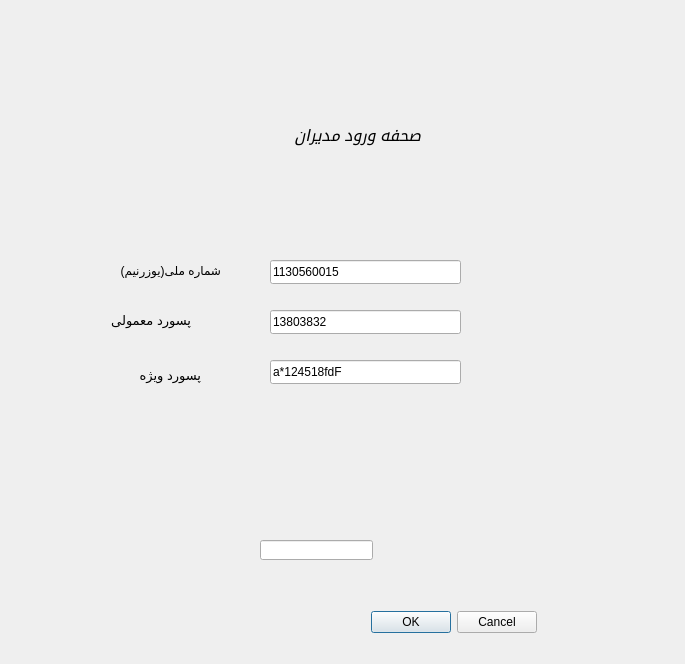
<?xml version="1.0" encoding="UTF-8"?>
<ui version="4.0">
 <class>login_by_manager</class>
 <widget class="QDialog" name="login_by_manager">
  <property name="geometry">
   <rect>
    <x>0</x>
    <y>0</y>
    <width>685</width>
    <height>664</height>
   </rect>
  </property>
  <property name="windowTitle">
   <string>Dialog</string>
  </property>
  <widget class="QLabel" name="label_2">
   <property name="geometry">
    <rect>
     <x>60</x>
     <y>310</y>
     <width>131</width>
     <height>21</height>
    </rect>
   </property>
   <property name="font">
    <font>
     <pointsize>10</pointsize>
    </font>
   </property>
   <property name="text">
    <string>پسورد معمولی</string>
   </property>
  </widget>
  <widget class="QLineEdit" name="id">
   <property name="geometry">
    <rect>
     <x>270</x>
     <y>260</y>
     <width>191</width>
     <height>24</height>
    </rect>
   </property>
   <property name="text">
    <string>1130560015</string>
   </property>
  </widget>
  <widget class="QLineEdit" name="usual">
   <property name="geometry">
    <rect>
     <x>270</x>
     <y>310</y>
     <width>191</width>
     <height>24</height>
    </rect>
   </property>
   <property name="text">
    <string>13803832</string>
   </property>
  </widget>
  <widget class="QLabel" name="label">
   <property name="geometry">
    <rect>
     <x>60</x>
     <y>260</y>
     <width>161</width>
     <height>21</height>
    </rect>
   </property>
   <property name="font">
    <font>
     <pointsize>9</pointsize>
    </font>
   </property>
   <property name="text">
    <string>شماره ملی(یوزرنیم)</string>
   </property>
  </widget>
  <widget class="QLabel" name="label_5">
   <property name="geometry">
    <rect>
     <x>180</x>
     <y>110</y>
     <width>241</width>
     <height>51</height>
    </rect>
   </property>
   <property name="font">
    <font>
     <pointsize>12</pointsize>
     <italic>true</italic>
    </font>
   </property>
   <property name="text">
    <string>صحفه ورود مدیران</string>
   </property>
  </widget>
  <widget class="QLineEdit" name="special">
   <property name="geometry">
    <rect>
     <x>270</x>
     <y>360</y>
     <width>191</width>
     <height>24</height>
    </rect>
   </property>
   <property name="text">
    <string>a*124518fdF</string>
   </property>
  </widget>
  <widget class="QDialogButtonBox" name="buttonBox">
   <property name="geometry">
    <rect>
     <x>370</x>
     <y>610</y>
     <width>167</width>
     <height>25</height>
    </rect>
   </property>
   <property name="standardButtons">
    <set>QDialogButtonBox::Cancel|QDialogButtonBox::Ok</set>
   </property>
  </widget>
  <widget class="QLabel" name="label_3">
   <property name="geometry">
    <rect>
     <x>60</x>
     <y>360</y>
     <width>141</width>
     <height>31</height>
    </rect>
   </property>
   <property name="font">
    <font>
     <pointsize>10</pointsize>
    </font>
   </property>
   <property name="text">
    <string>پسورد ویژه</string>
   </property>
  </widget>
  <widget class="QLineEdit" name="robat">
   <property name="geometry">
    <rect>
     <x>260</x>
     <y>540</y>
     <width>113</width>
     <height>20</height>
    </rect>
   </property>
  </widget>
  <widget class="QLabel" name="sure">
   <property name="geometry">
    <rect>
     <x>200</x>
     <y>480</y>
     <width>231</width>
     <height>31</height>
    </rect>
   </property>
   <property name="font">
    <font>
     <pointsize>11</pointsize>
     <weight>75</weight>
     <italic>true</italic>
     <bold>true</bold>
    </font>
   </property>
   <property name="text">
    <string/>
   </property>
   <property name="alignment">
    <set>Qt::AlignCenter</set>
   </property>
  </widget>
 </widget>
 <resources/>
 <connections/>
</ui>
